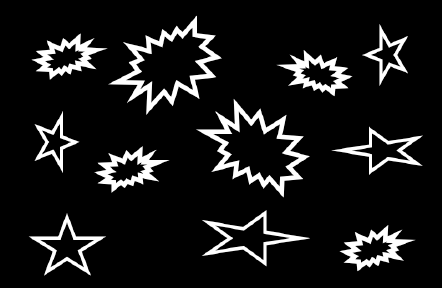
#> input picture DatasetImages/Image.pgm, 442 x 288 px, found by its file name
$ python Q_1_3_patternMatching.py
#> lines starting #> are read from the running program, lines starting #| are printed output that depends on the picture
import numpy as np
from PIL import Image, ImageDraw
import matplotlib.pyplot as plt

# Load the input image and the template image
input_image = Image.open('D:\Program_jalpa\Image_processing\Asssignment_2\Image.pgm').convert('L')
#> input_image is the input picture: PIL image 442x288 L; min 0, max 255, mean 24.4
template_image = Image.open('D:\Program_jalpa\Image_processing\Asssignment_2\Images\pattern.pgm').convert('L')
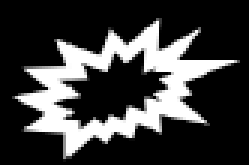
#> input picture DatasetImages/Pattern.pgm, 83 x 55 px, found by its file name (shown 3 times larger)
#> template_image is the input picture: PIL image 83x55 L; min 0, max 255, mean 61.2

# Convert images to NumPy arrays
input_array = np.array(input_image)
template_array = np.array(template_image)

# Perform template matching
template_height, template_width = template_array.shape
#> template_height = 55; template_width = 83
input_height, input_width = input_array.shape
#> input_height = 288; input_width = 442

# Initialize the result matrix to store correlation scores
result = np.zeros((input_height - template_height + 1, input_width - template_width + 1))

# Iterate through the input image and calculate correlations
for i in range(input_height - template_height + 1):
    for j in range(input_width - template_width + 1):
        patch = input_array[i:i+template_height, j:j+template_width]
        correlation = np.sum(patch * template_array)
        result[i, j] = correlation
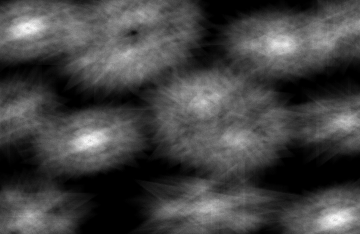
#> result: shape (234, 360) float64; min 0, max 60364, mean 16145.7; drawn with min black and max white

# Find peak correlation scores
threshold = 0.9  # You can adjust this threshold as needed
peak_locations = np.where(result >= threshold * np.max(result))
#> peak_locations = 230 positions, rows 23 to 223, columns 21 to 343

# Create a copy of the input image for visualization
output_image = Image.fromarray(input_array)  # Convert to PIL image

# Draw bounding boxes around the detected patterns (at peak locations)
draw = ImageDraw.Draw(output_image)
for (row, col) in zip(*peak_locations):
    top_left = (col, row)
    bottom_right = (col + template_width - 1, row + template_height - 1)
    draw.rectangle([top_left, bottom_right], outline=255, width=1)
#> this loop made 230 passes
#> (row, col, top_left, bottom_right) on passes 1 to 3: (23, 26, (26, 23), (108, 77)), (23, 27, (27, 23), (109, 77)), (24, 25, (25, 24), (107, 78))

# Convert the result image to NumPy array for display
result_array = np.array(result * 255, dtype=np.uint8)
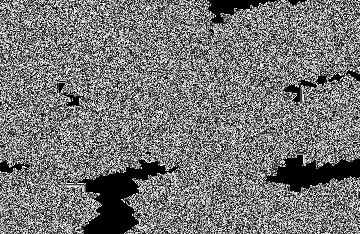
#> result_array: shape (234, 360); min 0, max 255, mean 118.1

# Display the result and output images
fig, axes = plt.subplots(1, 3, figsize=(15, 5))

axes[0].imshow(input_array, cmap='gray')
axes[0].set_title('Original Image')
axes[0].axis('off')

axes[1].imshow(template_array, cmap='gray')
axes[1].set_title('Template Image')
axes[1].axis('off')

axes[2].imshow(output_image, cmap='gray')
axes[2].set_title('Detected Patterns')
axes[2].axis('off')

plt.tight_layout()
plt.show()
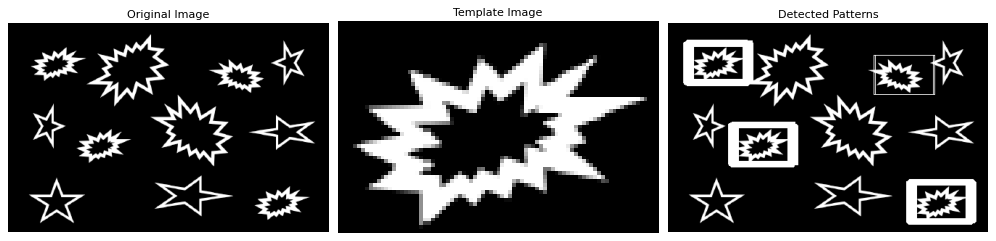
#> figure drawn by matplotlib, 3 panels
